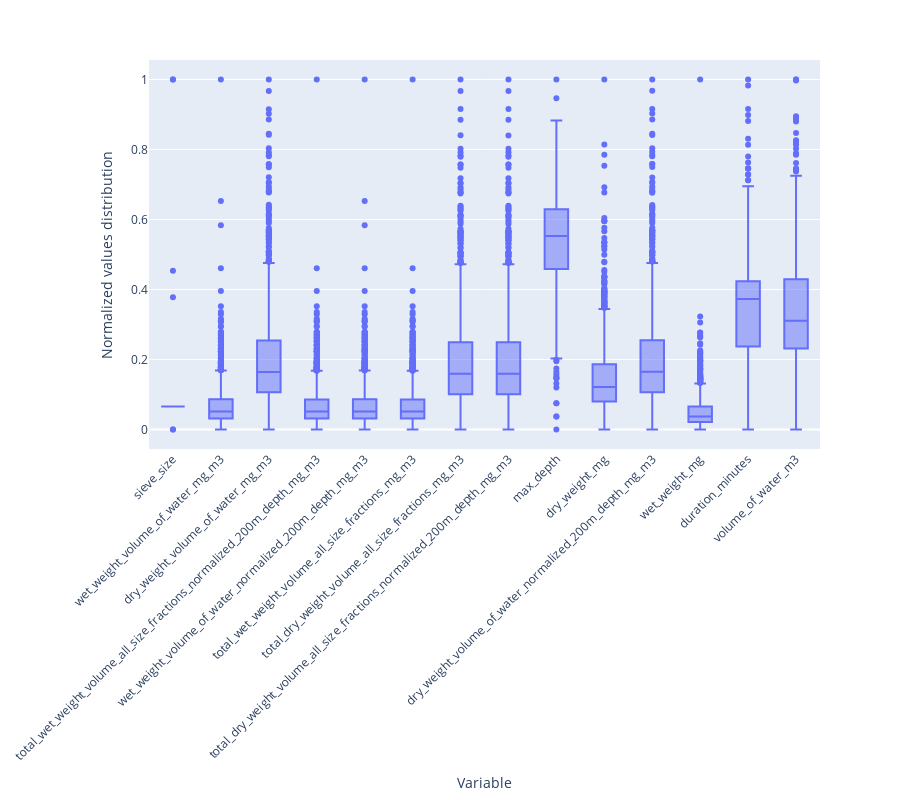

Notebook cell for this chart:
### Code cell
df_normalized = preprocessed_data.groupby(["time", "latitude", "longitude"]).mean()
df_normalized = (df_normalized - df_normalized.min()) / (
    df_normalized.max() - df_normalized.min()
)
fig = df_normalized.plot.box()
fig.update_xaxes(title_text="Variable")
fig.update_yaxes(title_text="Normalized values distribution")
# Rotate x-axis labels by 45 degrees
fig.update_xaxes(tickangle=-45)
# multiply the figure ratio of height by 2
fig.update_layout(height=800)
fig.show()

### Figure 1 — Plotly figure (JSON) as saved in the notebook; plotly's stock layout.template omitted (floating-point values rounded to 4 significant figures; data arrays with more than 128 entries replaced by an {"elided": "..."} marker saying what was removed)
{"data": [{"alignmentgroup": "True", "hovertemplate": "variable=%{x}<br>value=%{y}<extra></extra>", "legendgroup": "", "marker": {"color": "#636efa"}, "name": "", "notched": false, "offsetgroup": "", "orientation": "v", "showlegend": false, "type": "box", "x": {"elided": "20384 str values"}, "x0": " ", "xaxis": "x", "y": {"elided": "20384 float values"}, "y0": " ", "yaxis": "y"}], "layout": {"boxmode": "group", "height": 800, "legend": {"tracegroupgap": 0}, "margin": {"t": 60}, "xaxis": {"anchor": "y", "domain": [0, 1], "tickangle": -45, "title": {"text": "Variable"}}, "yaxis": {"anchor": "x", "domain": [0, 1], "title": {"text": "Normalized values distribution"}}}}
